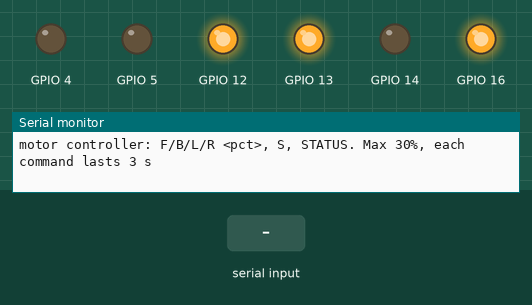
Simulated run of this program. Board: ESP8266 (NodeMCU). Parts: output pins drawn as LEDs (lit = HIGH), the last lines printed to the serial monitor. The test bench sets the inputs (shaded band).

Above: at 1.4 s.
1.5 s: "F90\n" received over Serial
At 3.1 s:
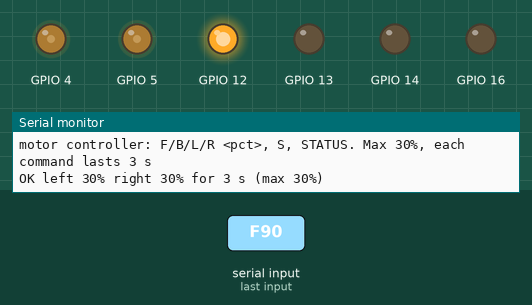
3.6 s: "B90\n" received over Serial
At 6.1 s:
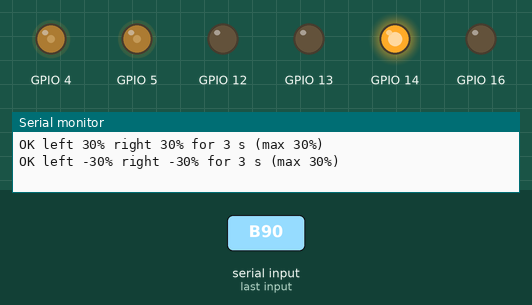
6.6 s: "L90\n" received over Serial
At 8.8 s:
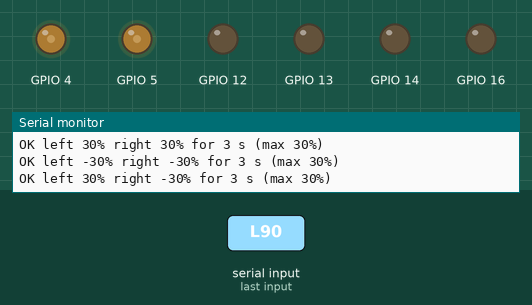
9.6 s: "F,45\n" received over Serial
At 11.1 s:
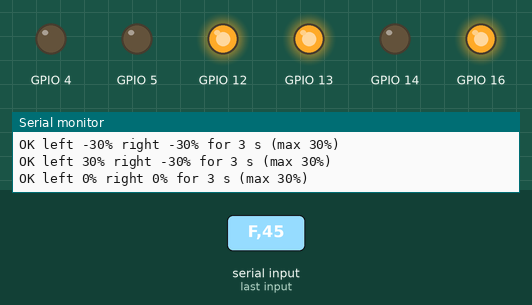
11.7 s: "R90\n" received over Serial
At 13.2 s:
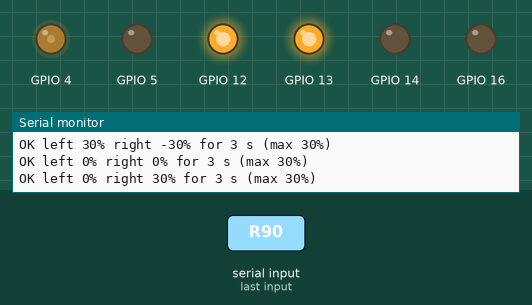
13.8 s: "L,45\n" received over Serial
At 17.9 s:
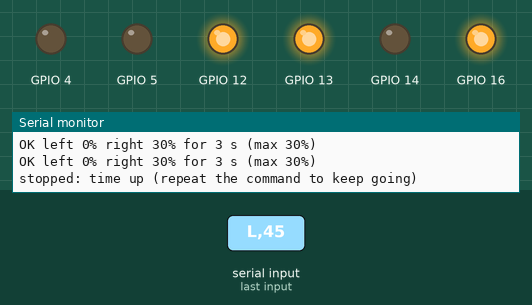
Timing chart, 0 to 18.3 s (numbered marks = the images above; inputs shaded):
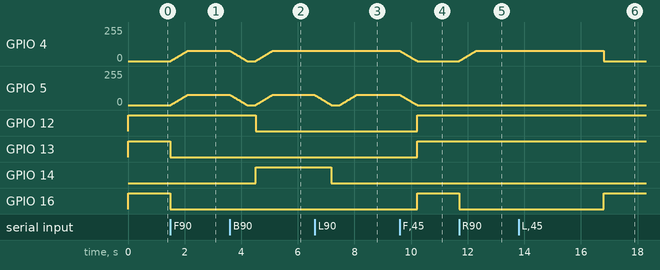

Measured:
- after the input at 1.5 s, GPIO 4, GPIO 5: moves from 0/255 to 76/255 over 0.59 s, starting at once; GPIO 13, GPIO 16: HIGH → LOW at once
- after the input at 3.6 s, GPIO 12: HIGH → LOW after 0.91 s; GPIO 13, GPIO 16: stays LOW (without the input it goes to HIGH after 0.90 s); GPIO 14: LOW → HIGH after 0.91 s
- after the input at 6.6 s, GPIO 4: stays 76/255 (without the input it goes to 0/255 after 0.00 s); GPIO 12, GPIO 13, GPIO 16: stays LOW (without the input it goes to HIGH after 0.00 s); GPIO 14: HIGH → LOW after 0.59 s instead of 0.00 s
- after the input at 9.6 s, GPIO 12, GPIO 13, GPIO 16: LOW → HIGH after 0.62 s instead of 0.00 s
- after the input at 11.7 s, GPIO 4: moves from 0/255 to 76/255 over 0.58 s, starting at once; GPIO 16: HIGH → LOW at once
- after the input at 13.8 s, GPIO 4: 76/255 → 0/255 after 3.0 s instead of 0.90 s; GPIO 16: LOW → HIGH after 3.0 s instead of 0.90 s

The program:

main.cpp
```cpp
// Motor controller for the cart's two hoverboard wheels: a NodeMCU (ESP8266) driving
// two ZS-X11H BLDC boards. For now it's driven from the serial monitor with the wheels
// off the ground; later the Pi sends the same commands over USB.
//
// It fails safe on its own, whatever the other end does:
// - a drive command lasts RUN_MS at most, then the wheels stop and brake: a lost link,
//   a crash on the Pi or a forgotten test can't leave them turning
// - speed ramps (no jerks), direction only changes once a wheel has stopped,
//   and speed is capped at MAX_PCT while testing
//
// Serial commands (115200, one per line):
//   F 20     both wheels forward at 20%      B 20    both backward
//   L 20     left wheel only (-20 = back)    R 20    right wheel only
//   S        stop and brake now              STATUS  what each wheel is doing
#include <Arduino.h>

static const int MAX_PCT = 30;           // raise once the cart is trusted
static const uint32_t RUN_MS = 3000;     // a drive command lasts this long unless repeated
static const uint32_t STEP_MS = 20;      // ramp: 1% every 20 ms, 0 to 30% in 0.6 s
static const uint32_t DIR_SETTLE_MS = 300;  // at a standstill this long before reversing

// The ZS-X11H wants PWM at 1-20 kHz on its speed input (jumper on its speed knob
// removed), brake on a high level. Which DR level is "forward" depends on how a wheel
// is mounted and wired: if one turns the wrong way, flip its `rev`.
struct Motor {
  const char *name;
  uint8_t pwm, dir, brake;
  bool rev;
  int target = 0, now = 0;  // percent, + forward
  uint32_t stillSince = 0;  // when `now` reached 0
};

// NodeMCU labels: D1 = GPIO5, D2 = GPIO4, D5 = GPIO14, D6 = GPIO12, D7 = GPIO13,
// D0 = GPIO16. D1 and D2 stay low through boot and reset, so the speed lines can't
// twitch a wheel; still fit a 10k pull-down on each speed line to be sure.
Motor motors[2] = {
  {"left", 5, 14, 13, true},    // speed D1, direction D5, brake D7 (rev: ran backward)
  {"right", 4, 12, 16, false},  // speed D2, direction D6, brake D0
};

uint32_t runUntil = 0;
bool running = false;

void apply(Motor &m) {
  bool fwd = m.now >= 0;
  digitalWrite(m.dir, fwd != m.rev ? HIGH : LOW);
  digitalWrite(m.brake, m.now == 0 && m.target == 0 ? HIGH : LOW);
  analogWrite(m.pwm, abs(m.now) * 10);  // range 0-1000
}

void stopNow(const char *why) {
  for (Motor &m : motors) {
    m.target = m.now = 0;
    m.stillSince = millis();
    apply(m);
  }
  if (running) Serial.printf("stopped: %s\n", why);
  running = false;
}

void ramp(Motor &m) {
  if (m.now == m.target) return;
  // reversing: come down to 0, wait, then go up the other way
  bool crossing = m.now != 0 && (m.now > 0) != (m.target > 0) && m.target != 0;
  int goal = crossing ? 0 : m.target;
  if (m.now == 0 && goal != 0 && millis() - m.stillSince < DIR_SETTLE_MS) return;
  m.now += goal > m.now ? 1 : (goal < m.now ? -1 : 0);
  if (m.now == 0) m.stillSince = millis();
  apply(m);
}

void drive(int left, int right) {
  left = constrain(left, -MAX_PCT, MAX_PCT);
  right = constrain(right, -MAX_PCT, MAX_PCT);
  motors[0].target = left;
  motors[1].target = right;
  for (Motor &m : motors) apply(m);  // releases the brake on a wheel that's going to move
  runUntil = millis() + RUN_MS;
  running = left || right;
  Serial.printf("OK left %d%% right %d%% for %lu s (max %d%%)\n", left, right,
                (unsigned long)(RUN_MS / 1000), MAX_PCT);
}

void status() {
  for (Motor &m : motors)
    Serial.printf("%s: target %d%% now %d%% %s\n", m.name, m.target, m.now,
                  m.now == 0 && m.target == 0 ? "braked" : "");
  if (running) Serial.printf("stops in %ld ms unless repeated\n", (long)(runUntil - millis()));
}

void command(String line) {
  line.trim();
  line.toUpperCase();
  if (!line.length()) return;
  char c = line[0];
  int pct = line.substring(1).toInt();
  if (c == 'S' && line != "STATUS") stopNow("asked");
  else if (line == "STATUS") status();
  else if (c == 'F') drive(pct, pct);
  else if (c == 'B') drive(-pct, -pct);
  else if (c == 'L') drive(pct, motors[1].target);
  else if (c == 'R') drive(motors[0].target, pct);
  else Serial.println("ERR commands: F <pct>, B <pct>, L <pct>, R <pct>, S, STATUS");
}

void setup() {
  for (Motor &m : motors) {
    pinMode(m.pwm, OUTPUT);
    pinMode(m.dir, OUTPUT);
    pinMode(m.brake, OUTPUT);
  }
  analogWriteRange(1000);
  analogWriteFreq(10000);  // inside the board's 1-20 kHz
  stopNow("start");
  Serial.begin(115200);
  delay(200);
  Serial.printf("\nmotor controller: F/B/L/R <pct>, S, STATUS. Max %d%%, each command lasts %lu s\n",
                MAX_PCT, (unsigned long)(RUN_MS / 1000));
}

void loop() {
  static String buf;
  static uint32_t lastStep = 0;
  while (Serial.available()) {
    char ch = Serial.read();
    if (ch == '\n' || ch == '\r') {
      command(buf);
      buf = "";
    } else if (buf.length() < 40) {
      buf += ch;
    }
  }
  if (running && (int32_t)(millis() - runUntil) >= 0) stopNow("time up (repeat the command to keep going)");
  if (millis() - lastStep >= STEP_MS) {
    lastStep = millis();
    for (Motor &m : motors) ramp(m);
  }
}
```
